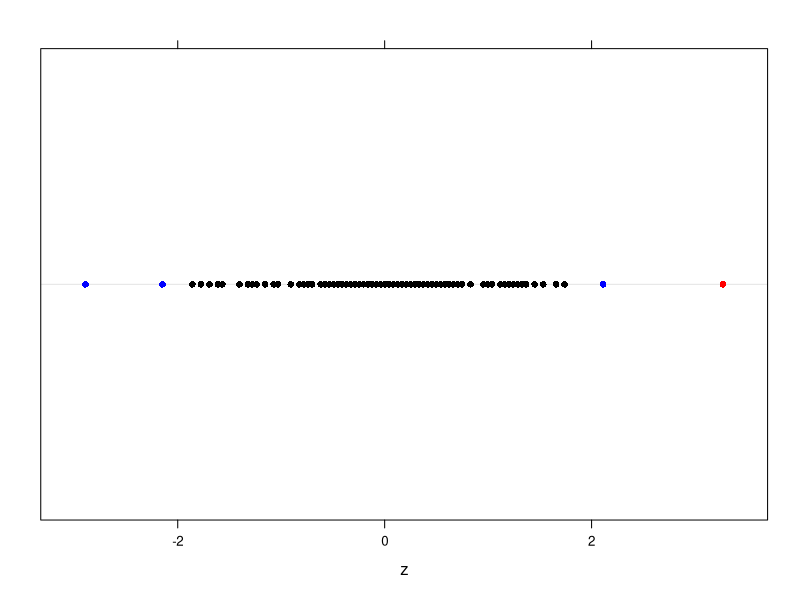

Recreate this plot in R.
## Task 1
getwd()

## Task 2
head(read.csv("EPAGAS.csv"))

## TASK 3
mpg.df = read.csv("EPAGAS.csv")

mpg = mpg.df$MPG

z = (mpg - mean(mpg)) / sd(mpg)

mean(z)

sd(z) ^ 2

z[abs(z)>=2 & abs(z)<=3]

z[abs(z)>3]

mycol = ifelse(abs(z)>3, "Red", ifelse(abs(z)>=2 & abs(z)<=3, "Blue", "Black"))

library(lattice)
dotplot(z, col=mycol)

## TASK 4